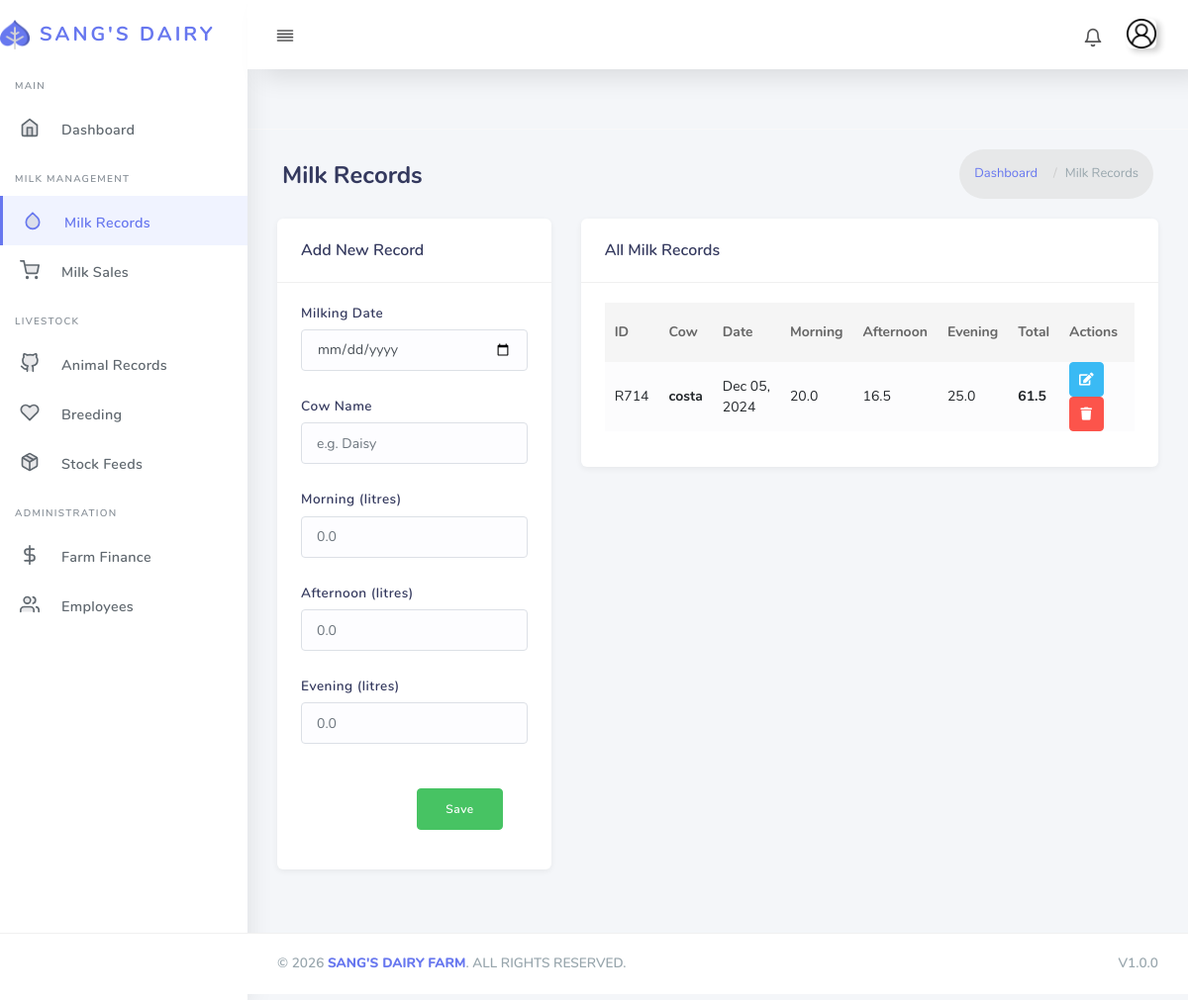
/milk_records/ (signed in), run on the app's committed database.
### core/models.py (models this page shows, shortened)
class MilkRecord(models.Model):
    record_id = ShortUUIDField(unique=True, primary_key=True, length=3, max_length=20, prefix="R", alphabet="123456789")
    milking_date = models.DateField(default=timezone.now)  # Date of milking
    cow_name = models.CharField(max_length=255, default='Unknown')  # Name of the cow
    morning_milk_quantity = models.FloatField(blank=True, null=True)  # Quantity of milk in the morning
    afternoon_milk_quantity = models.FloatField(blank=True, null=True, default='0')  # Quantity of milk in the afternoon
    evening_milk_quantity = models.FloatField(blank=True, null=True, default='0') # Quantity of milk in the evening
    def total_milk_quantity(self):
        return self.morning_milk_quantity + self.afternoon_milk_quantity + self.evening_milk_quantity

### core/views.py (the view, shortened to what this page needs)
# urls.py: path("milk_records/", views.milk_records, name="milk-records"),
def milk_records(request, record_id=None):
    if record_id:
        milk_record = MilkRecord.objects.filter(record_id=record_id).first()
    else:
        milk_record = None
    milk_records = MilkRecord.objects.all().order_by('-milking_date')
    total_quantity = MilkRecord.total_milk_quantity
    context = {
        'milk_records': milk_records,
        'milk_record': milk_record,
        'total_quantity':total_quantity
    }
    return render(request, 'core/milk_records.html', context)

### templates/core/milk_records.html (shortened to what this page needs)
{% extends "partials/base.html" %}
{% load static %}
{% block content %}
<div class="main-content">
  <section class="section">
    <div class="section-header">
      <h1>Milk Records</h1>
      <div class="section-header-breadcrumb">
        <div class="breadcrumb-item"><a href="{% url 'core:index' %}">Dashboard</a></div>
        <div class="breadcrumb-item active">Milk Records</div>
      </div>
    </div>
    <div class="section-body">
      <div class="row">
        <div class="col-12 col-md-5 col-lg-4">
          <div class="card">
            <div class="card-header">
              <h4>{% if milk_record %}Edit Record{% else %}Add New Record{% endif %}</h4>
            </div>
            <div class="card-body">
              <form method="POST">
                <div class="form-group">
                  <label>Milking Date</label>
                  <input type="date" name="milking_date" class="form-control" value="{{ milk_record.milking_date|date:'Y-m-d'|default:'' }}" required>
                </div>
                <div class="form-group">
                  <label>Cow Name</label>
                  <input type="text" name="cow_name" class="form-control" value="{{ milk_record.cow_name|default:'' }}" placeholder="e.g. Daisy" required>
                </div>
                <div class="form-group">
                  <label>Morning (litres)</label>
                  <input type="number" step="0.1" name="morning_milk_quantity" class="form-control" value="{{ milk_record.morning_milk_quantity|default:'' }}" placeholder="0.0">
                </div>
                <div class="form-group">
                  <label>Afternoon (litres)</label>
                  <input type="number" step="0.1" name="afternoon_milk_quantity" class="form-control" value="{{ milk_record.afternoon_milk_quantity|default:'' }}" placeholder="0.0">
                </div>
                <div class="form-group">
                  <label>Evening (litres)</label>
                  <input type="number" step="0.1" name="evening_milk_quantity" class="form-control" value="{{ milk_record.evening_milk_quantity|default:'' }}" placeholder="0.0">
                </div>
                <div class="card-footer text-right">
                  {% if milk_record %}
                    <button type="submit" class="btn btn-update">Update</button>
                    <a href="{% url 'core:milk-records' %}" class="btn btn-cancel">Cancel</a>
                  {% else %}
                    <button type="submit" class="btn btn-save">Save</button>
                  {% endif %}
                </div>
              </form>
            </div>
          </div>
        </div>
        <div class="col-12 col-md-7 col-lg-8">
          <div class="card">
            <div class="card-header">
              <h4>All Milk Records</h4>
            </div>
            <div class="card-body">
              <div class="table-responsive">
                <table class="table table-striped" id="milkRecordsTable">
                  <thead>
                    <tr>
                      <th>ID</th>
                      <th>Cow</th>
                      <th>Date</th>
                      <th>Morning</th>
                      <th>Afternoon</th>
                      <th>Evening</th>
                      <th>Total</th>
                      <th>Actions</th>
                    </tr>
                  </thead>
                  <tbody>
                    {% for record in milk_records %}
                    <tr>
                      <td>{{ record.record_id }}</td>
                      <td><strong>{{ record.cow_name }}</strong></td>
                      <td>{{ record.milking_date|date:"M d, Y" }}</td>
                      <td>{{ record.morning_milk_quantity|default:"0" }}</td>
                      <td>{{ record.afternoon_milk_quantity|default:"0" }}</td>
                      <td>{{ record.evening_milk_quantity|default:"0" }}</td>
                      <td><strong>{{ record.total_milk_quantity }}</strong></td>
                      <td>
                        <a href="{% url 'core:milk-records-edit' record.record_id %}" class="btn btn-action btn-edit" title="Edit"><i class="fas fa-edit"></i></a>
                        <a href="{% url 'core:milk-records-delete' record.record_id %}" class="btn btn-action btn-del" title="Delete"><i class="fas fa-trash"></i></a>
                      </td>
                    </tr>
                    {% empty %}
                    <tr><td colspan="8" class="text-center text-muted">No records yet</td></tr>
                    {% endfor %}
                  </tbody>
                </table>
              </div>
            </div>
          </div>
        </div>
      </div>
    </div>
  </section>
</div>
{% endblock content %}

### static/css/custom.css (style rules this page uses)
body { background: #f4f6f9; }
.section-header h1 { font-size: 1.5rem; font-weight: 700; color: #34395e; }
.main-content > .section { padding-top: 10px; }
.card { border: none; border-radius: 6px; box-shadow: 0 2px 6px rgba(0,0,0,0.06); margin-bottom: 24px; }
.card .card-header { border-bottom: 1px solid #f0f0f0; padding: 18px 24px; background: transparent; }
.card .card-header h4 { font-size: 1rem; font-weight: 600; color: #34395e; margin: 0; }
.card .card-body { padding: 20px 24px; }
.btn-action { display: inline-flex; align-items: center; justify-content: center; width: 32px; height: 32px; border-radius: 4px; padding: 0; font-size: 14px; transition: all 0.15s ease; }
.btn-edit { background-color: #3abaf4; border-color: #3abaf4; color: #fff; }
.btn-del { background-color: #fc544b; border-color: #fc544b; color: #fff; }
.form-group label { font-weight: 600; font-size: 0.85rem; color: #34395e; margin-bottom: 6px; }
.form-control { border-radius: 4px; border: 1px solid #dce0e6; padding: 8px 14px; font-size: 0.9rem; transition: border-color 0.2s ease, box-shadow 0.2s ease; }
.card-footer { background: transparent; border-top: 1px solid #f0f0f0; padding: 15px 24px; }
.btn-save { background-color: #47c363; border-color: #47c363; color: #fff; font-weight: 600; padding: 8px 28px; border-radius: 4px; }
.table-striped tbody tr:nth-of-type(odd) { background-color: #fcfcfd; }
.section-header { display: flex; align-items: center; justify-content: space-between; padding-bottom: 15px; }
.section-header-breadcrumb { display: flex; align-items: center; }
.breadcrumb-item + .breadcrumb-item::before { content: "/"; padding: 0 8px; color: #ccc; }
.breadcrumb-item a { color: #6777ef; font-weight: 500; }
.breadcrumb-item:last-child { color: #98a6ad; }

### data on the page
MilkRecord: record_id "R714", cow_name "costa", milking_date "Dec 05, 2024", morning_milk_quantity "20.0", afternoon_milk_quantity "16.5", evening_milk_quantity "25.0", total_milk_quantity "61.5"
